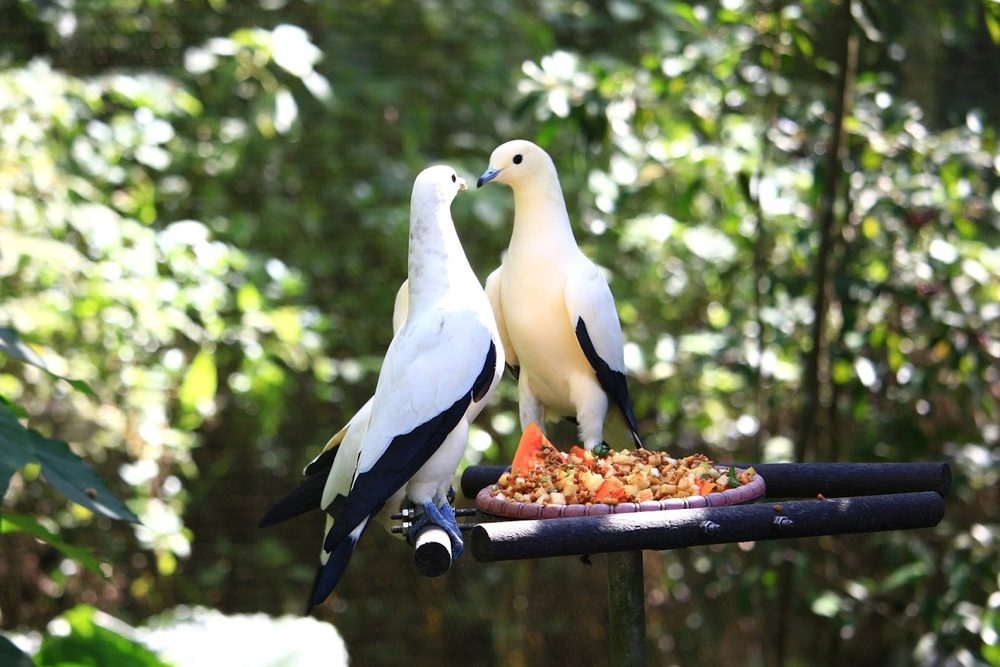
#> input picture sample.jpg, 1000 x 667 px, shrunk from 1309 x 873 before the run
$ python cv4.py
#> lines starting #> are read from the running program, lines starting #| are printed output that depends on the picture
import numpy as np
import matplotlib.pyplot as plt
import cv2

img = cv2.imread("sample.jpg")
#> img is the input picture: shape (667, 1000, 3); mean B, G, R 91, 117.7, 111.9
print(img.shape)
#| (667, 1000, 3)
cv2.imshow("sample", img)

img_cut = img[0:(img.shape[0]*2//3), 0:(img.shape[1]*2//3)]
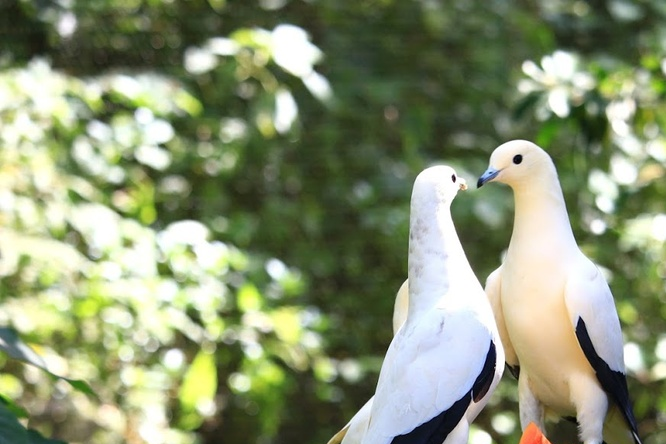
#> img_cut: shape (444, 666, 3); mean B, G, R 115.2, 146.9, 137.4
cv2.imshow("sample cut", img_cut)
cv2.imwrite("sample4_cut.jpg", img_cut)
cv2.waitKey(0)
cv2.destroyAllWindows()
